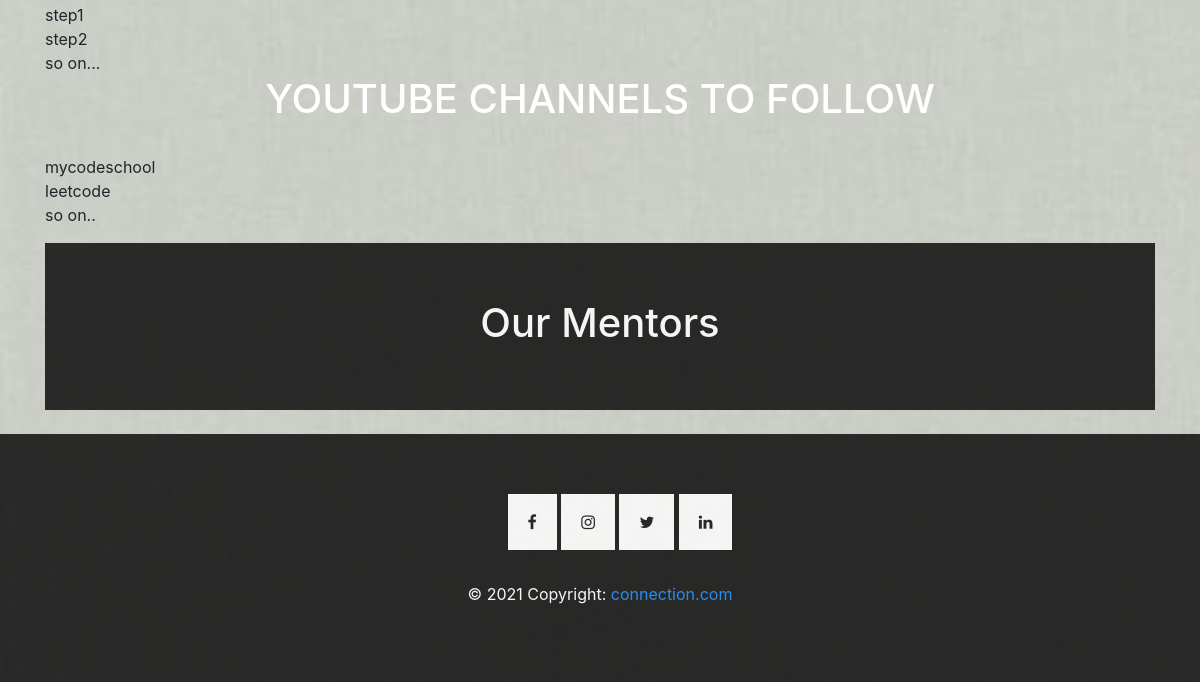
Before: /dsa.php (lower part) with the older database file.
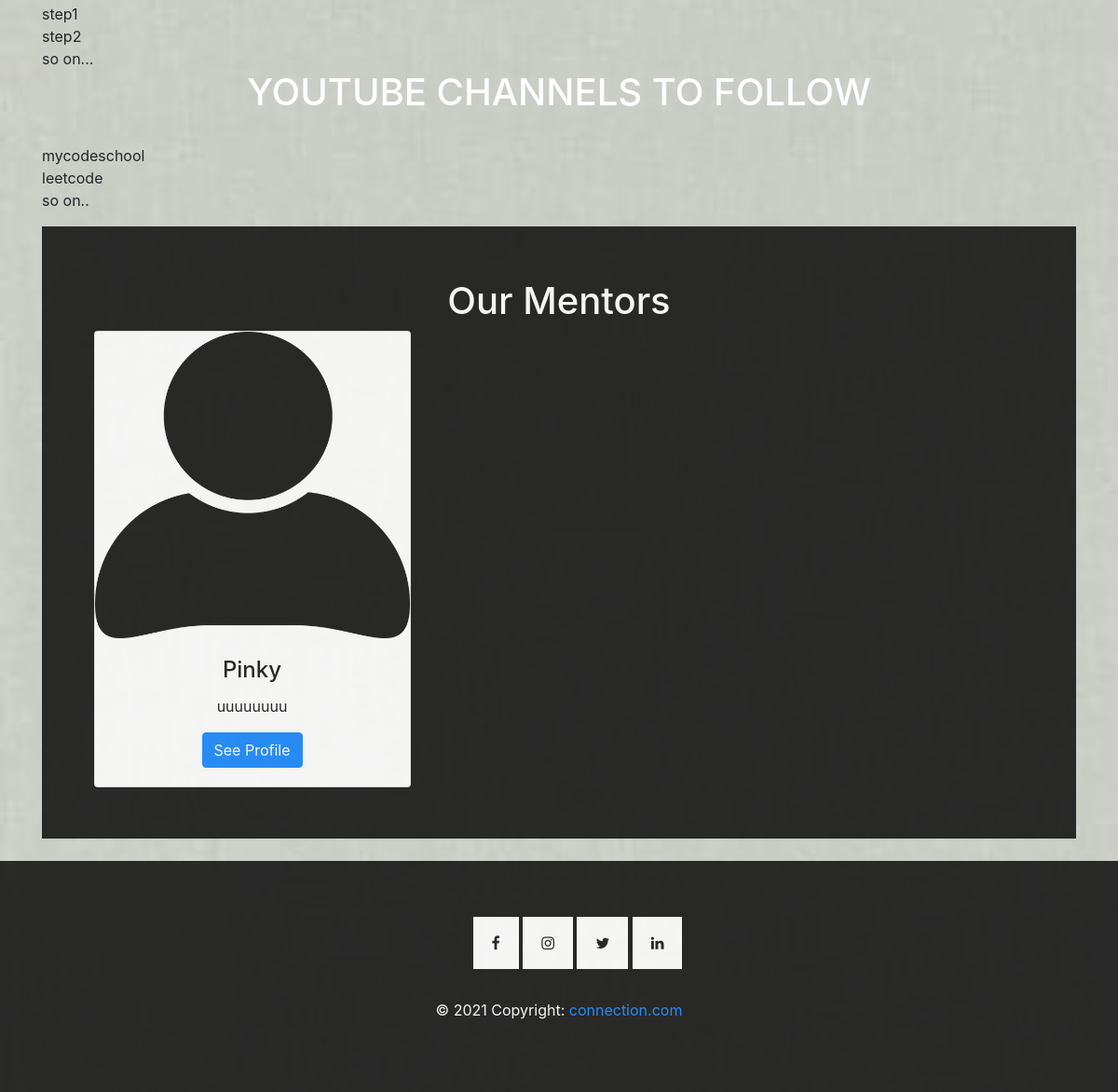
After: the same page with the newer database file.
### tables this page shows
CREATE TABLE `mentordetails` (
  `mid` int(11) NOT NULL,
  `email` varchar(50) NOT NULL,
  `name` text NOT NULL,
  `password` varchar(15) NOT NULL,
  `year` int(11) NOT NULL,
  `domain` int(11) NOT NULL,
  `description` text NOT NULL,
  `display` tinyint(4) NOT NULL DEFAULT 0
);

### dsa.php (the view, shortened to what this page needs)
<?php
    include("db.php");
    $did = 1;
    $sql = "SELECT * FROM mentordetails WHERE domain='$did'";
    $result = mysqli_query($con, $sql);
    $details = mysqli_fetch_all($result, MYSQLI_ASSOC);
?>
<!DOCTYPE html>
<html lang="en">
<head>
</head>
<body>
  <div class="container">
<p>
<br>What is Data Structure?
<br>Basic Concept in Data Structures.
<br>1: Stack
<br>Stack using Array
<br>Stack using list
<br>Stack using Queue
<br>2: Queue
<br>Queue using Array
<br>Queue using Stacks
<br>Queue using list
<br>3: Linked list
<br>Linked list using singly
<br>Linked list using doubly
<br>Linked list using Circular
<br>step1
<br>step2
<br>so on...
<h1>YOUTUBE CHANNELS TO FOLLOW </h1>
<br>mycodeschool
<br>leetcode
<br>so on..
</p>
<div class="dabba" style="margin-top:5px;">
<h1 class = "text-white" style = "text-align:center">Our Mentors</h2>
<div class="row">
<?php
foreach($details as $detail){
?>
<div class="col-sm-4">
  <div class="card" style="width:340px">
  <img class="card-img-top" src="images/person.png" alt="Card image" style="width:100%">
  <div class="card-body">
    <h4 class="card-title" style="color:black;"><?php echo $detail['name'];?></h4>
    <p class="card-text" style="color:black;"><?php echo $detail['description'];?></p>
    <a href="#" class="btn btn-primary">See Profile</a>
  </div>
</div>
</div>
<?php
  }
?>
</div>
</div>
</div>
<br>
<div id="footer">
 <?php
   include('footer.php')
 ?>
 </div>
</body>
</html>

Changed rows visible on the page:
added mentordetails: name "Pinky", description "uuuuuuuu"
